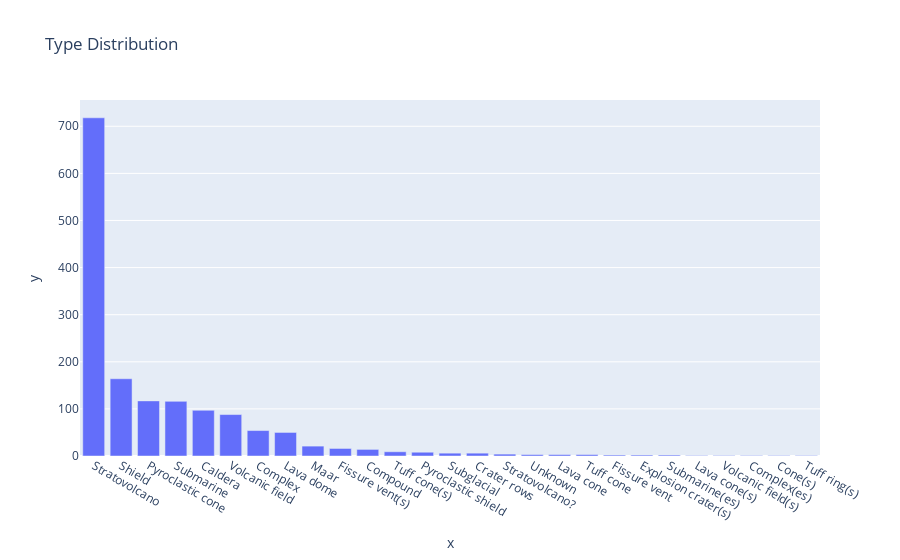

Notebook source saved alongside this figure:
### Markdown cell above
# **Eruption type Distribution**

### Code cell
fig_type = px.bar(df['Type'].value_counts(), 
                  x=df['Type'].value_counts().index, 
                  y=df['Type'].value_counts().values,
                  title='Type Distribution')
fig_type.show()

### Figure 1 — Plotly figure (JSON) as saved in the notebook; plotly's stock layout.template omitted (floating-point values rounded to 4 significant figures)
{"data": [{"alignmentgroup": "True", "hovertemplate": "x=%{x}<br>y=%{y}<extra></extra>", "legendgroup": "", "marker": {"color": "#636efa", "pattern": {"shape": ""}}, "name": "", "offsetgroup": "", "orientation": "v", "showlegend": false, "textposition": "auto", "type": "bar", "x": ["Stratovolcano", "Shield", "Pyroclastic cone", "Submarine", "Caldera", "Volcanic field", "Complex", "Lava dome", "Maar", "Fissure vent(s)", "Compound", "Tuff cone(s)", "Pyroclastic shield", "Subglacial", "Crater rows", "Stratovolcano?", "Unknown", "Lava cone", "Tuff cone", "Fissure vent", "Explosion crater(s)", "Submarine(es)", "Lava cone(s)", "Volcanic field(s)", "Complex(es)", "Cone(s)", "Tuff ring(s)"], "xaxis": "x", "y": [718, 164, 117, 116, 97, 88, 54, 50, 21, 16, 14, 9, 8, 6, 6, 4, 3, 3, 3, 2, 2, 2, 1, 1, 1, 1, 1], "yaxis": "y"}], "layout": {"barmode": "relative", "legend": {"tracegroupgap": 0}, "title": {"text": "Type Distribution"}, "xaxis": {"anchor": "y", "domain": [0, 1], "title": {"text": "x"}}, "yaxis": {"anchor": "x", "domain": [0, 1], "title": {"text": "y"}}}}
